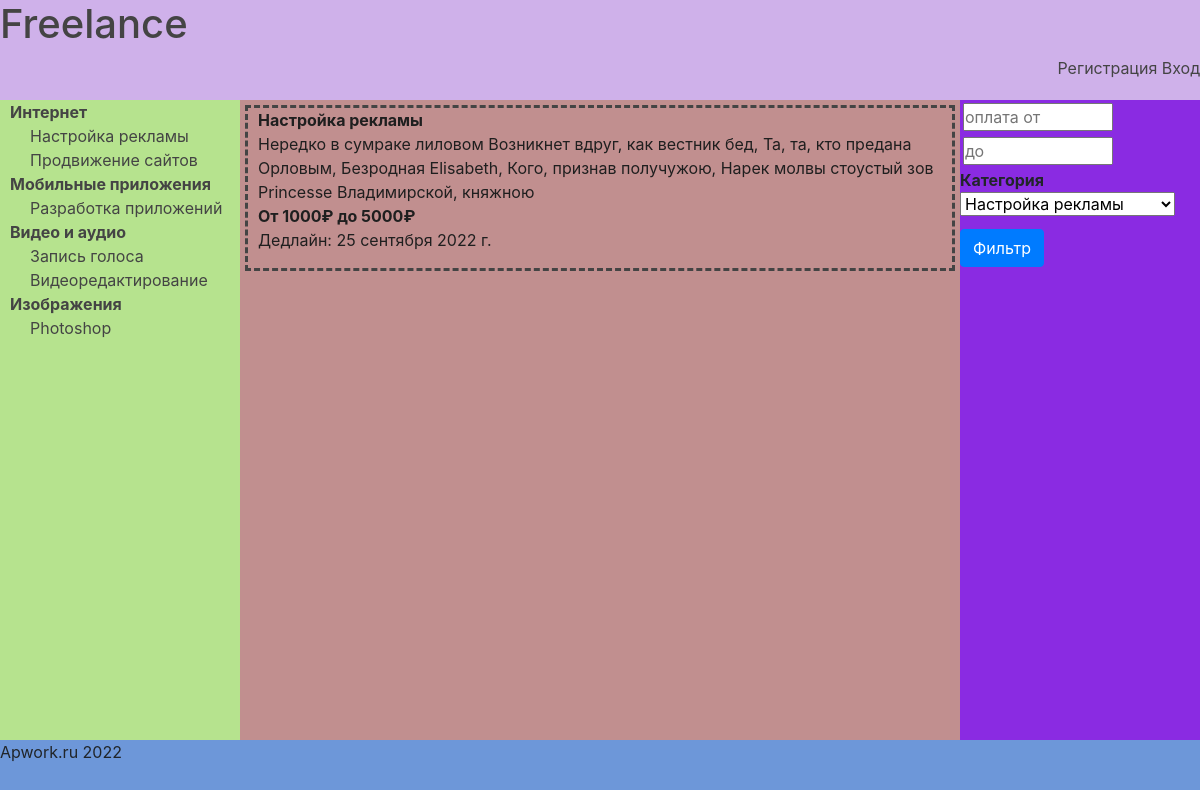
Screenshot of /job/category/nastrojka-reklamy with the database file from the repository.
### main/models.py (models this page shows, shortened)
class SubCategory(models.Model):
    tittle_sub_cat = models.CharField(max_length=50, verbose_name='Подкатегория')
    category = models.ForeignKey('Category', on_delete=models.PROTECT, verbose_name='Категория')
    slug_sub_cat = models.SlugField(unique=True, verbose_name='URL', max_length=150, primary_key=True)
    class Meta:
        verbose_name = 'Подкатегория'
        verbose_name_plural = 'Подкатегории'

class Category(models.Model):
    title_cat = models.CharField(max_length=50, verbose_name='Категория')
    slug_cat = models.SlugField(unique=True, verbose_name='URL', max_length=100)
    class Meta:
        verbose_name = 'Категория'
        verbose_name_plural = 'Категории'

class Job(models.Model):
    title = models.CharField(max_length=150, verbose_name='Название')
    description = models.TextField(max_length=2000, verbose_name='Описание')
    expired_date = models.DateField(help_text='Необходимо завершить до', null=True, verbose_name='Дедлайн', blank=True)
    create_date = models.DateTimeField(auto_now_add=True, verbose_name='Дата создания')
    author = models.ForeignKey(AdvUser, on_delete=models.CASCADE, verbose_name='Работодатель')
    executor = models.ForeignKey(AdvUser, on_delete=models.PROTECT, related_name='executor',
                                 null=True, verbose_name='Исполнитель')
    min_price = models.PositiveIntegerField(blank=True, verbose_name='Минимальная оплата')
    max_price = models.PositiveIntegerField(blank=False, null=False, verbose_name='Максимальная оплата')
    is_active = models.BooleanField(default=True, verbose_name='Активно')
    processing = models.BooleanField(default=False, verbose_name='В работе')
    offer = models.PositiveIntegerField(blank=True, default=0)
    category = models.ForeignKey('SubCategory', on_delete=models.PROTECT, verbose_name='Категория')
    class Meta:
        verbose_name = 'Работа'
        verbose_name_plural = 'Работа'

### main/views.py (the view)
# urls.py: path('job/category/<slug:slug_sub_cat>', views.JobSubCatListView.as_view(), name='job_cat_view'),
class JobSubCatListView(ListView):
    template_name = 'category.html'
    paginate_by = 2
    context_object_name = 'form'
    def get_queryset(self):
        queryset = Job.objects.filter(category=self.kwargs['slug_sub_cat'])
        return queryset

### main/midlewares.py (called while the page is built)
def category_context_processor(request):
    if request.method == 'GET' or 'category' in request.POST:
        context = {'category': SubCategory.objects.all(),
                   "keyword": "",
                   'all': ""}
        return context
    else:
        return {'nothing': 'OK'}

### templates/category.html (shortened to what this page needs)
{% extends 'basic.html' %}
{% block content %}
    {% include 'module/view_list_job.html' %}
{% endblock %}

### templates/basic.html (shortened to what this page needs)
{% load static %}
{% load bootstrap4 %}
<!doctype html>
<html lang="ru">
<head>
    <link rel="stylesheet" href="{% static 'style/style.css' %}">
    {% bootstrap_css %}
</head>
<body>
<div id="main">
    <div id="header">
        <a href="{% url 'home' %}"><h1>Freelance</h1></a>
        <ul>
            {% if request.user.is_authenticated %}
                <a href="{% url 'account' %}">
                    <li>Профиль</li>
                </a>
                <li><a href="{% url 'logout' %}">Выход</a></li>
            {% else %}
                <li><a href="{% url 'register' %}">Регистрация</a></li>
                <li><a href="{% url 'login' %}">Вход</a></li>
                </ul>
            {% endif %}
    </div>
    <div id="menu">
        {% block menu %}
            <ul>
                {% for cat in category %}
                    {% ifchanged cat.category.pk %}
                        <li><b>{{ cat.category.title_cat }}</b></li>
                    {% endifchanged %}
                    <li><a href="{% url 'job_cat_view' cat.slug_sub_cat %}">
                        {{ cat.tittle_sub_cat }}</a></li>
                {% endfor %}
            </ul>
        {% endblock %}
    </div>
    <div id="content">
        {% block content %}{% endblock %}
    </div>
    <div id="filter">
        {% block filter %}
            <form action="{% url 'filter' %}" method="post">
                <input type="number" class="filter-form" name="min_price" placeholder="оплата от" value="{{ min }}"/>
                <input type="number" class="filter-form" name="max_price" placeholder="до" value="{{ max }}"/>
                <strong>Категория</strong><br>
                <label>
                    <select name="category">
                        {% for cat in category %}
                            <option value="{{ cat.slug_sub_cat }}">{{ cat.tittle_sub_cat }}</option>
                        {% endfor %}
                    </select>
                </label>
                <button style="margin-top: 5px" type="submit" class="btn btn-primary">Фильтр</button>
            </form>
        {% endblock %}
    </div>
    <div id="footer">
        <p>Apwork.ru {% now "Y" %}</p>
    </div>
</div>
</body>
</html>

### templates/module/view_list_job.html
{% for f in form %}
    <div class="block-job">
        <ul>
            <a href="{% url 'job_view' f.pk %}">
                <li><strong>{{ f.title }}</strong></li>
            </a>
            <li class="text">{{ f.description }}</li>
            <li><strong>От {{ f.min_price }}₽ до {{ f.max_price }}₽</strong></li>
            <li>Дедлайн: {{ f.expired_date }}</li>
        </ul>
    </div>
{% endfor %}

### main/static/style/style.css (style rules this page uses)
* { padding: 0; margin: 0; }
#header { background-color: #cfb1ea; min-height: 100px; min-width: 300px; }
#menu { background-color: #b6e38e; min-width: 20%; min-height: 80vh; float: left; }
#menu a { padding-left: 20px }
#content { background-color: #c18f8f; min-height: 80vh; min-width: 60%; max-width: 60%; float: left; }
#footer { background-color: #6d97d9; min-width: 100px; min-height: 50px; }
#header a { text-decoration: none; color: #444444; }
#filter { min-width: 20%; background-color: blueviolet; min-height: 80vh; }
#header ul { text-align: right; }
#header li { display: inline; }
.block-job { border: 3px dashed #444444; margin: 5px; }
.block-job li { list-style-type: none; text-decoration: none; padding-left: 10px; color: #1f1f1f; }
a:any-link { color: #444444; }
li { list-style-type: none; text-decoration: none; color: #444444; }
#menu a { color: #444444; }
#menu li { padding-left: 10px; }
.filter-form { margin: 3px; width: 150px; }
.text { overflow: hidden; text-overflow: ellipsis; display: -webkit-box; -webkit-line-clamp: 3; line-clamp: 10; -webkit-box-orient: vertical; }

### rows the page displays
SubCategory: category.title_cat "Интернет", tittle_sub_cat "Настройка рекламы"
SubCategory: tittle_sub_cat "Продвижение сайтов"
SubCategory: category.title_cat "Мобильные приложения", tittle_sub_cat "Разработка приложений"
SubCategory: category.title_cat "Видео и аудио", tittle_sub_cat "Запись голоса"
SubCategory: tittle_sub_cat "Видеоредактирование"
SubCategory: category.title_cat "Изображения", tittle_sub_cat "Photoshop"
Job: title "Настройка рекламы", description "Нередко в сумраке лиловом Возникнет вдруг, как вестник бед, Та, та, кто предана Орловым, Безродная Еlisabeth, Кого, признав получужою, Нарек молвы стоустый зов Princesse Владимирской, княжною", min_price "1000", max_price "5000", expired_date "25 сентября 2022 г."

### other values shown
form field category "Настройка рекламы"
